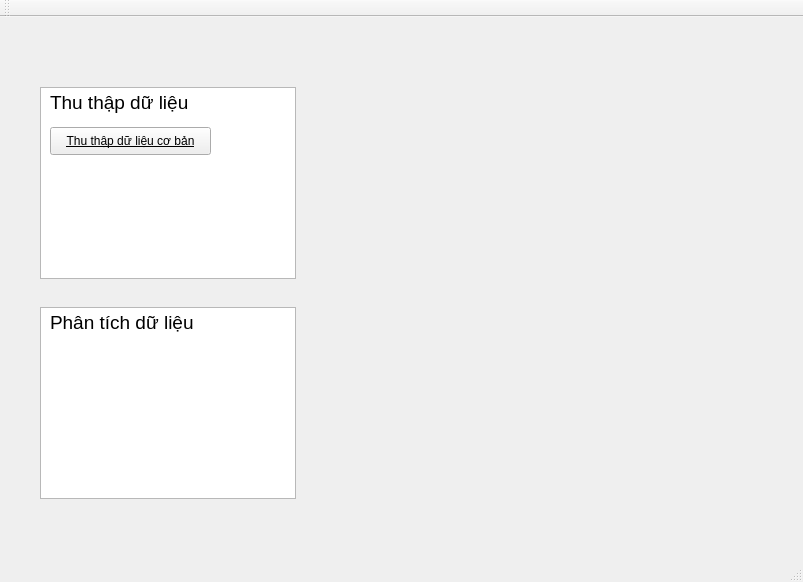
<?xml version="1.0" encoding="UTF-8"?>
<ui version="4.0">
 <class>MainWindow</class>
 <widget class="QMainWindow" name="MainWindow">
  <property name="geometry">
   <rect>
    <x>0</x>
    <y>0</y>
    <width>803</width>
    <height>582</height>
   </rect>
  </property>
  <property name="windowTitle">
   <string>MainWindow</string>
  </property>
  <widget class="QWidget" name="centralWidget">
   <widget class="QPushButton" name="pushButton">
    <property name="geometry">
     <rect>
      <x>50</x>
      <y>110</y>
      <width>161</width>
      <height>28</height>
     </rect>
    </property>
    <property name="font">
     <font>
      <weight>50</weight>
      <bold>false</bold>
      <underline>true</underline>
      <kerning>true</kerning>
     </font>
    </property>
    <property name="cursor">
     <cursorShape>PointingHandCursor</cursorShape>
    </property>
    <property name="mouseTracking">
     <bool>false</bool>
    </property>
    <property name="styleSheet">
     <string notr="true">hover{
	background-color: black;
color: red;
}</string>
    </property>
    <property name="text">
     <string>Thu thập dữ liệu cơ bản</string>
    </property>
   </widget>
   <widget class="QLabel" name="label">
    <property name="geometry">
     <rect>
      <x>0</x>
      <y>0</y>
      <width>801</width>
      <height>551</height>
     </rect>
    </property>
   </widget>
   <widget class="QGraphicsView" name="graphicsView">
    <property name="geometry">
     <rect>
      <x>40</x>
      <y>70</y>
      <width>256</width>
      <height>192</height>
     </rect>
    </property>
   </widget>
   <widget class="QGraphicsView" name="graphicsView_2">
    <property name="geometry">
     <rect>
      <x>40</x>
      <y>290</y>
      <width>256</width>
      <height>192</height>
     </rect>
    </property>
   </widget>
   <widget class="QLabel" name="label_2">
    <property name="geometry">
     <rect>
      <x>50</x>
      <y>70</y>
      <width>191</width>
      <height>31</height>
     </rect>
    </property>
    <property name="font">
     <font>
      <pointsize>14</pointsize>
     </font>
    </property>
    <property name="text">
     <string>Thu thập dữ liệu</string>
    </property>
   </widget>
   <widget class="QLabel" name="label_3">
    <property name="geometry">
     <rect>
      <x>50</x>
      <y>290</y>
      <width>191</width>
      <height>31</height>
     </rect>
    </property>
    <property name="font">
     <font>
      <pointsize>14</pointsize>
     </font>
    </property>
    <property name="text">
     <string>Phân tích dữ liệu</string>
    </property>
   </widget>
   <zorder>label</zorder>
   <zorder>graphicsView</zorder>
   <zorder>pushButton</zorder>
   <zorder>graphicsView_2</zorder>
   <zorder>label_2</zorder>
   <zorder>label_3</zorder>
  </widget>
  <widget class="QMenuBar" name="menuBar">
   <property name="geometry">
    <rect>
     <x>0</x>
     <y>0</y>
     <width>803</width>
     <height>21</height>
    </rect>
   </property>
  </widget>
  <widget class="QToolBar" name="mainToolBar">
   <attribute name="toolBarArea">
    <enum>TopToolBarArea</enum>
   </attribute>
   <attribute name="toolBarBreak">
    <bool>false</bool>
   </attribute>
  </widget>
  <widget class="QStatusBar" name="statusBar"/>
 </widget>
 <layoutdefault spacing="6" margin="11"/>
 <resources/>
 <connections/>
</ui>
